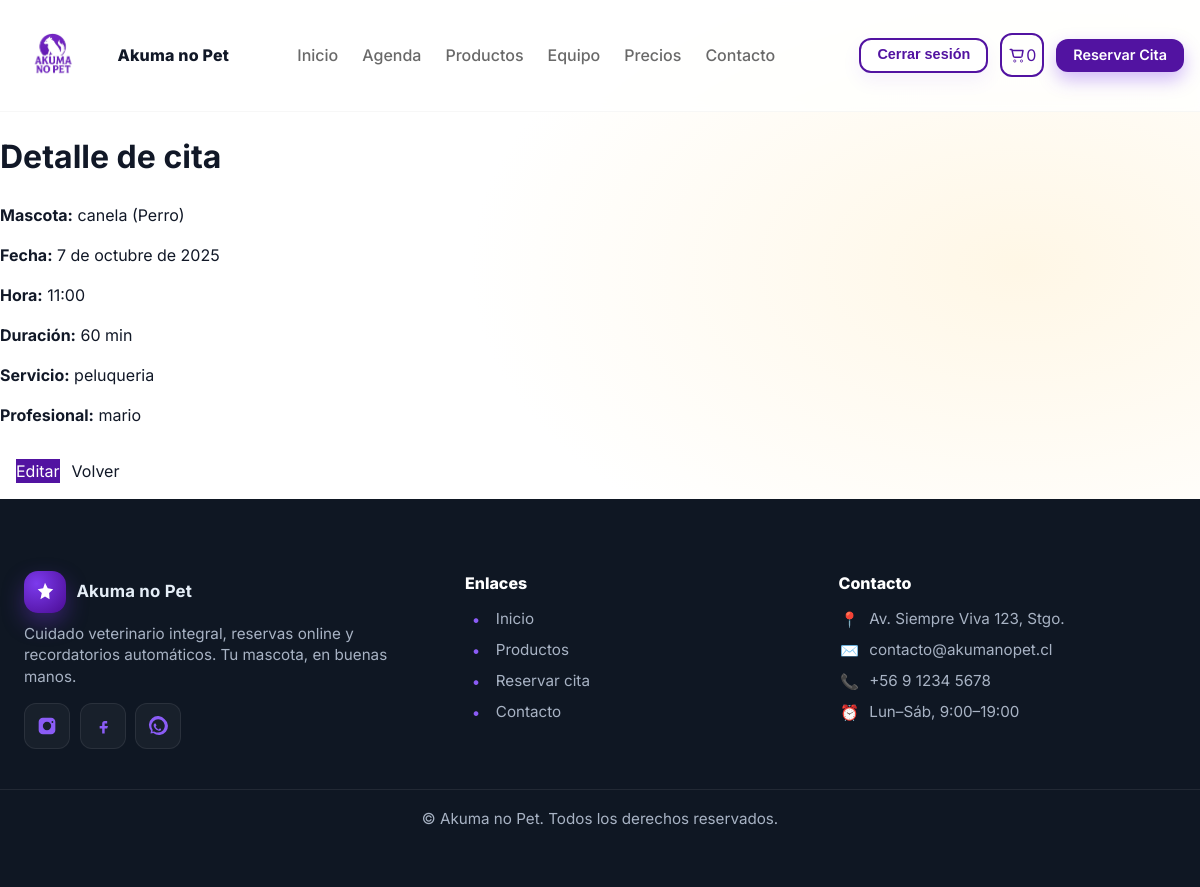
Page /agenda/6/ (signed in) on the committed database.
### agenda/models.py (models this page shows, shortened)
class Cita(models.Model):
    fecha = models.DateField()
    hora = models.TimeField()
    duracion_min = models.PositiveIntegerField(default=30)
    profesional = models.ForeignKey(
        Profesional, on_delete=models.CASCADE, related_name="citas"
    )
    servicio = models.ForeignKey(
        Servicio, on_delete=models.PROTECT, related_name="citas"
    )
    mascota = models.CharField(max_length=120)  # ej: "Luna (Perro)"
    cliente = models.ForeignKey(
        settings.AUTH_USER_MODEL, null=True, blank=True, on_delete=models.SET_NULL
    )
    creado = models.DateTimeField(auto_now_add=True)
    class Meta:
        ordering = ["fecha", "hora"]
        indexes = [models.Index(fields=["fecha", "profesional"])]
        constraints = [
            models.UniqueConstraint(
                fields=["fecha", "hora", "profesional"],
                name="uniq_cita_por_profesional_fecha_hora",
            )
        ]
        verbose_name = "Cita"
        verbose_name_plural = "Citas"

class Servicio(models.Model):
    code = models.SlugField(unique=True, max_length=32)
    nombre = models.CharField(max_length=120)
    descripcion = models.TextField(blank=True, default="")
    duracion_min_default = models.PositiveIntegerField(default=30)
    precio = models.PositiveIntegerField(default=0)
    icono = models.CharField(max_length=8, blank=True, default="🐾")
    class Meta:
        ordering = ["nombre"]
        verbose_name = "Servicio"
        verbose_name_plural = "Servicios"
    def __str__(self):
        return self.nombre

class Profesional(models.Model):
    code = models.SlugField(unique=True, max_length=32)
    nombre = models.CharField(max_length=120)
    class Meta:
        ordering = ["nombre"]
        verbose_name = "Profesional"
        verbose_name_plural = "Profesionales"
    def __str__(self):
        return self.nombre

### agenda/views.py (the view)
# urls.py: path("<int:pk>/", views.detalle, name="detalle"),          # detalle: dueño o staff
def detalle(request, pk: int):
    cita = get_object_or_404(Cita, pk=pk)
    es_duenio = request.user.is_authenticated and cita.cliente_id == request.user.id
    if not (es_duenio or es_staff_clinica(request.user)):
        raise PermissionDenied("No tienes permiso para ver esta cita.")
    return render(request, "agenda/cita_detalle.html", {"cita": cita})

### carrito/context_processors.py (called while the page is built, shortened)
def cart_context(request):
    cart = request.session.get("cart", {}) or {}
    count = 0
    total = 0
    return {
        "cart_count": count,
        "cart_total": total,
    }

### agenda/templates/agenda/cita_detalle.html
{% extends "main/base.html" %}
{% block contenido %}
<main class="page">
  <div class="page-head"><h1>Detalle de cita</h1></div>
  <section class="card">
    <p><strong>Mascota:</strong> {{ cita.mascota }}</p>
    <p><strong>Fecha:</strong> {{ cita.fecha }}</p>
    <p><strong>Hora:</strong> {{ cita.hora }}</p>
    <p><strong>Duración:</strong> {{ cita.duracion_min }} min</p>
    <p><strong>Servicio:</strong> {{ cita.servicio }}</p>
    <p><strong>Profesional:</strong> {{ cita.profesional }}</p>
    <div class="actions" style="margin-top:1rem">
      <a class="btn-primary" href="{% url 'agenda:editar' cita.id %}">Editar</a>
      <a class="btn-light" href="{% url 'agenda:lista' %}?mode=day&day={{ cita.fecha|date:'Y-m-d' }}">Volver</a>
    </div>
  </section>
</main>
{% endblock %}

### static/css/styles.css (style rules this page uses)
a { color: inherit; text-decoration: none; }
.actions { display: flex; align-items: center; gap: .75rem; padding: 1rem; }
.btn-primary { background: #6d28d9; color: #fff; border: 0; }

### carrito/static/carrito/css/cart.css (style rules this page uses)
.btn-primary { background: #5213a1; color: #fff; border: 0; }

### rows in the picture
Cita: mascota "canela (Perro)", fecha "7 de octubre de 2025", hora "11:00", duracion_min "60", servicio "peluqueria", profesional "mario"

### other values in the picture
{{ cart_count|default:0 }} "0"
